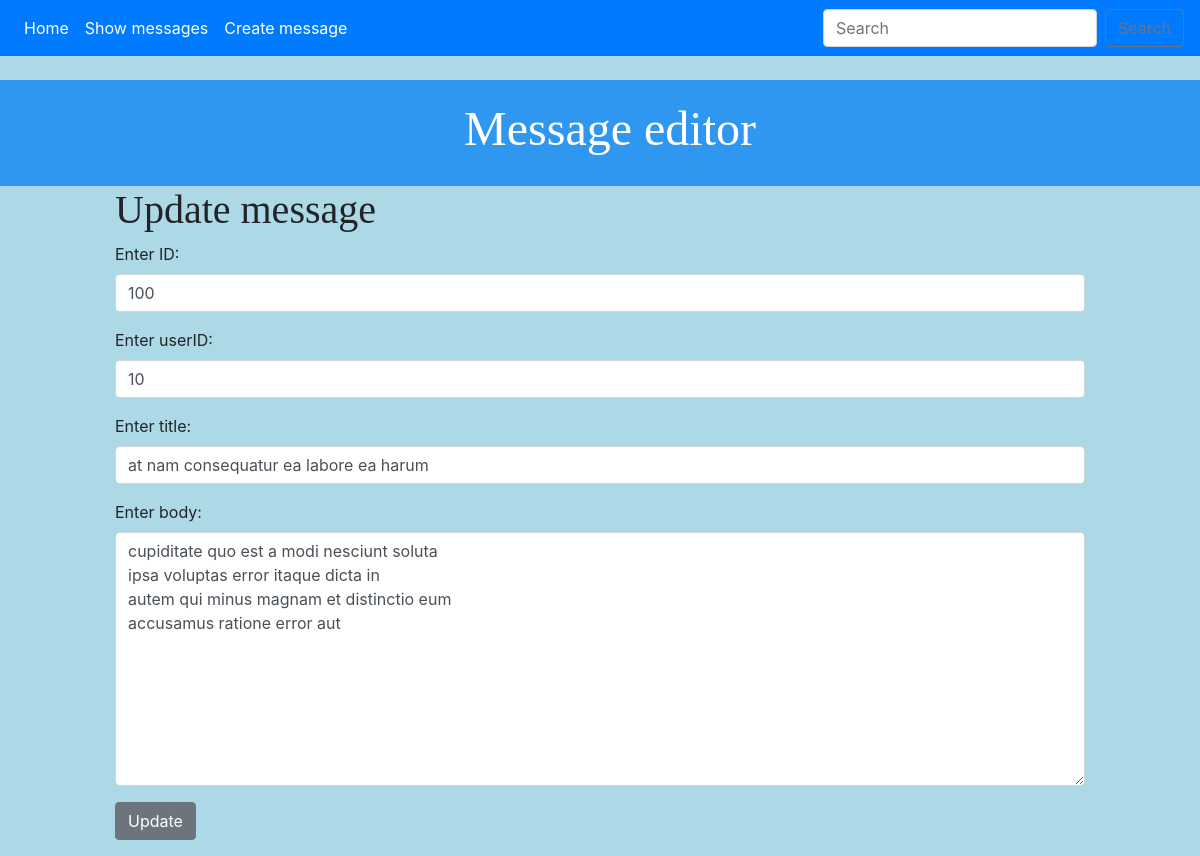
The page /update_message/100 on the database its author committed.
### message_editor/models.py (models this page shows, shortened)
class Message(models.Model):
    id = models.PositiveIntegerField(primary_key=True)
    userId = models.IntegerField()
    title = models.CharField(max_length=200)
    body = models.CharField(max_length=200)

### message_editor/views.py (the view)
# urls.py: path('update_message/<id>', views.update_message, name='update-message'),
def update_message(request, id):
    message = Message.objects.get(pk = id)
    form = MessageForm(request.POST or None, instance = message)
    if form.is_valid():
        form.save()
        return redirect('messages')
    return render(request, 'message_editor/update_message.html', {'message': message, 'form':form})

### message_editor/forms.py
class MessageForm(forms.ModelForm):
    class Meta:
        model = Message
        fields=["id", "userId", "title", "body"]
        labels = {
            'id': 'Enter ID',
            'userId': 'Enter userID' ,
            'title': 'Enter title',
            'body': 'Enter body'
        }
        widgets = {
            'id': forms.TextInput(attrs={'class':'form-control', 'placeholder': 'ID' }),
            'userId': forms.TextInput(attrs={'class':'form-control','placeholder': 'userID'}),
            'title': forms.TextInput(attrs={'class':'form-control','placeholder': 'title'}),
            'body':forms.Textarea(attrs={'class':'form-control','placeholder':'body'})
        }

### message_editor/templates/message_editor/update_message.html (shortened to what this page needs)
{% extends 'message_editor/base.html' %}
{% block content %}
<h1>Update message</h1>
<form action="" method="POST">
    {{form.as_p}}
 <input type="submit" value = "Update" class = "btn btn-secondary">
{% endblock %}

### message_editor/static/css/message_editor.css (style rules this page uses)
body { background-color: lightblue; }
.container h1,h2 { align:center; }
h1, h2, h3, h4 { font-family: 'Times New Roman', Serif; }

### rows shown on the page
Message: id "100", userId "10", title "at nam consequatur ea labore ea harum", body "cupiditate quo est a modi nesciunt soluta ipsa voluptas error itaque dicta in autem qui minus magnam et distinctio eum accusamus ratione error aut"
